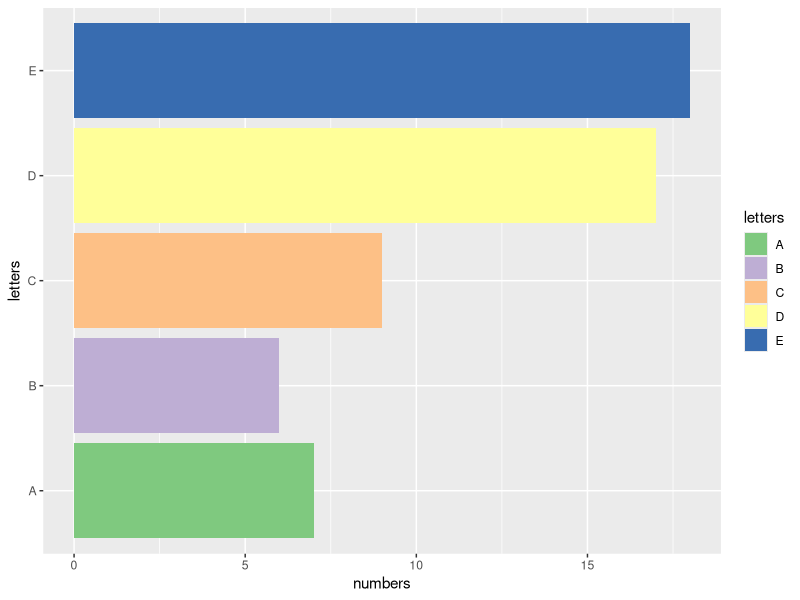
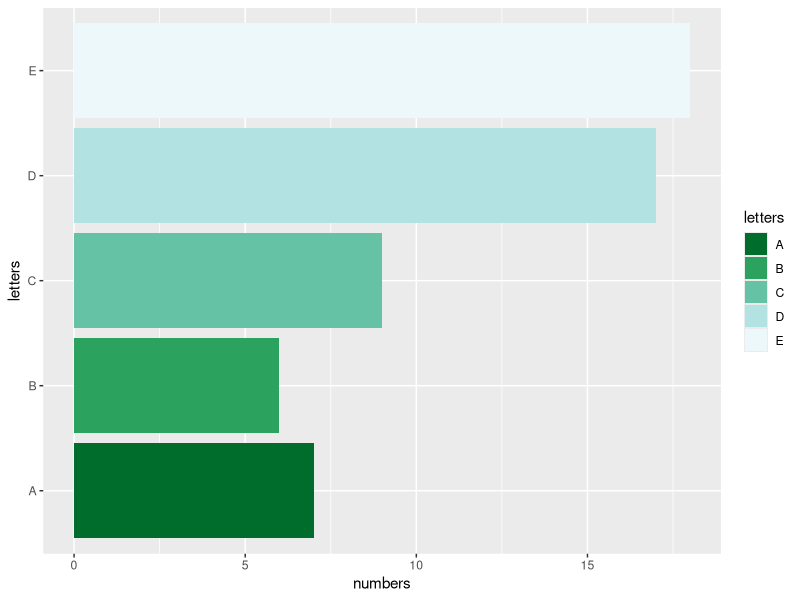
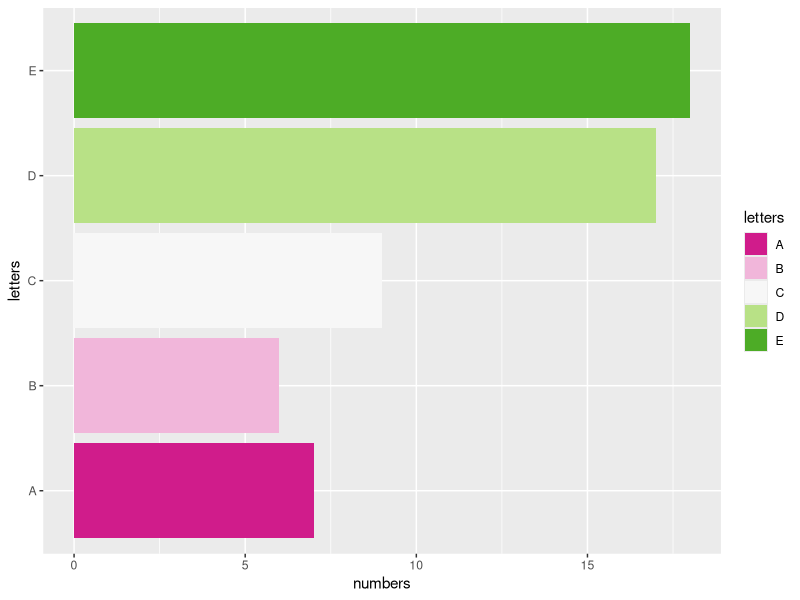
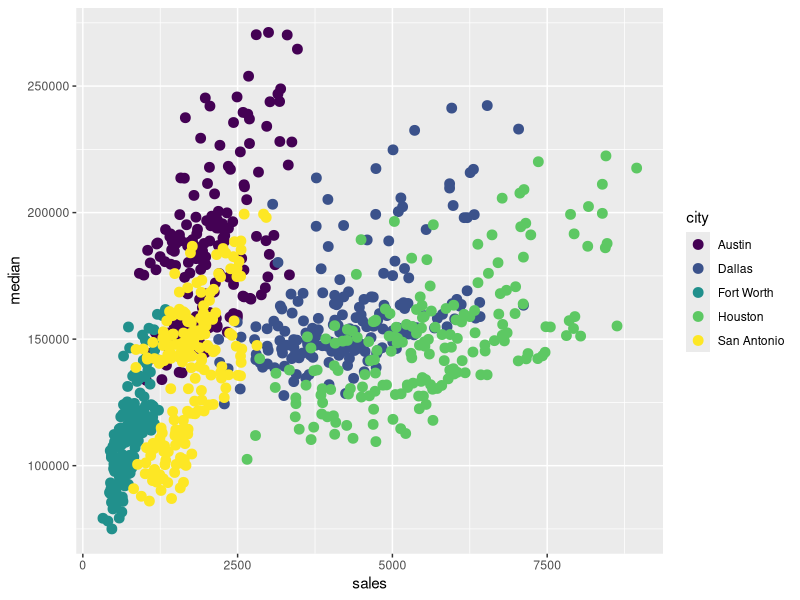

These figures' R source, in order:
## ---- chunk 1
knitr::opts_chunk$set(
	message = FALSE,
	warning = FALSE
)
options(htmltools.preserve.raw = FALSE)
library(tidyverse)
set.seed(1983)
example_data <- data.frame(letters=LETTERS[1:5], numbers=sample(5:20, 5))
## ---- chunk 2
example_data %>%
  ggplot(aes(x=numbers, y=letters, fill=letters))+
  geom_col()+
  scale_fill_brewer(type="qual", palette = "Accent")
## ---- chunk 3
example_data %>%
  ggplot(aes(x=numbers, y=letters, fill=letters))+
  geom_col()+
  scale_fill_brewer(type="seq", palette = "BuGn", direction=-1)
## ---- chunk 4
example_data %>%
  ggplot(aes(x=numbers, y=letters, fill=letters))+
  geom_col()+
  scale_fill_brewer(type="div", palette="PiYG")
## ---- chunk 5
txsamp <- subset(txhousing, city %in%
  c("Houston", "Fort Worth", "San Antonio", "Dallas", "Austin"))
d <- ggplot(data = txsamp, aes(x = sales, y = median)) +
   geom_point(aes(colour = city), size=3)

d + scale_colour_viridis_d()
